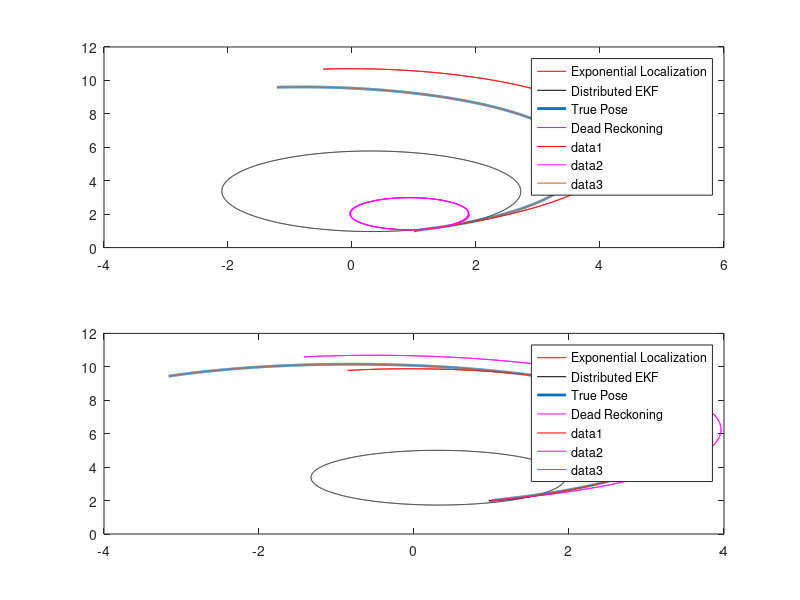
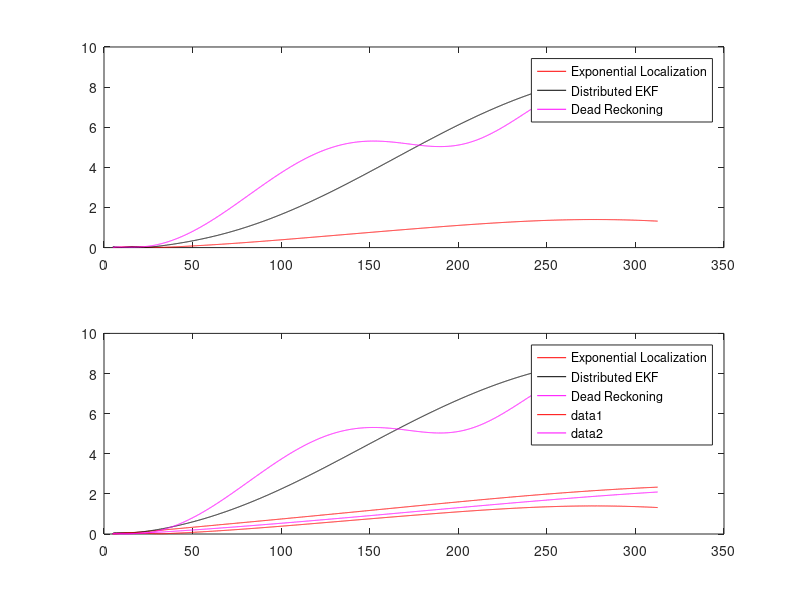

The MATLAB source for these figures, in order:
clear all
close all

expdata1 = load('robot1.txt');
expdata2 = load('robot2.txt');

% time, expLx, expLy,expLtheta, EKF_x, EKF_y, EKF_theta, selfGTx, selfGTy,
% selfGTtheta, DRx, DRy, DRtheta

[row1,col1]=size(expdata1);
[row2,col2]=size(expdata2);

figure(1)
subplot(2,1,1)
title('Robot 1')
plot(expdata1(5:row1,2),expdata1(5:row1,3),'r-') % expL
hold on
plot(expdata1(5:row1,5),expdata1(5:row1,6),'k-')% EKF
plot(expdata1(5:row1,8),expdata1(5:row1,9),'LineWidth',2)% GT
plot(expdata1(5:row1,11),expdata1(5:row1,12),'m')% DR
legend('Exponential Localization','Distributed EKF','True Pose','Dead Reckoning')

subplot(2,1,2)
title('Robot 2')
plot(expdata2(5:row1,2),expdata2(5:row1,3),'r-') % expL
hold on
plot(expdata2(5:row1,5),expdata2(5:row1,6),'k-')% EKF
plot(expdata2(5:row1,8),expdata2(5:row1,9),'LineWidth',2)% GT
plot(expdata2(5:row1,11),expdata2(5:row1,12),'m');%DR
legend('Exponential Localization','Distributed EKF','True Pose','Dead Reckoning')
% plot error (2 norm) of robot 1

error1 = sqrt((expdata1(5:row1,2)-expdata1(5:row1,8)).^2 + (expdata1(5:row1,3)-expdata1(5:row1,9)).^2);

error2 = sqrt((expdata1(5:row1,5)-expdata1(5:row1,8)).^2 + (expdata1(5:row1,6)-expdata1(5:row1,9)).^2);

error3 = sqrt((expdata1(5:row1,11)-expdata1(5:row1,8)).^2 + (expdata1(5:row1,12)-expdata1(5:row1,9)).^2);

error4 = sqrt((expdata2(5:row1,2)-expdata2(5:row1,8)).^2 + (expdata2(5:row1,3)-expdata2(5:row1,9)).^2);

error5 = sqrt((expdata2(5:row1,5)-expdata2(5:row1,8)).^2 + (expdata2(5:row1,6)-expdata2(5:row1,9)).^2);

error6 = sqrt((expdata2(5:row1,11)-expdata2(5:row1,8)).^2 + (expdata2(5:row1,12)-expdata2(5:row1,9)).^2);

figure(2)
subplot(2,1,1)
title('Robot 1 error')
plot(expdata1(5:row1,1),error1,'r') % expLerror
hold on
plot(expdata1(5:row1,1),error2,'k') % EKF error
plot(expdata1(5:row1,1),error3,'m') % DR error
legend('Exponential Localization','Distributed EKF','Dead Reckoning')

subplot(2,1,2)
title('Robot 2 error')
plot(expdata2(5:row1,1),error4,'r') % expLerror
hold on
plot(expdata2(5:row1,1),error5,'k') % EKF error
plot(expdata2(5:row1,1),error6,'m') % DR error
legend('Exponential Localization','Distributed EKF','Dead Reckoning')

%%

% plot dead reckoning vs. with expL
clear all

expdata1 = load('robot1.txt');
expdata2 = load('robot2.txt');

[row1,col1]=size(expdata1);
[row2,col2]=size(expdata2);

figure(1)
subplot(2,1,1)
plot(expdata1(5:row1,2),expdata1(5:row1,3),'r-') % expL
hold on
plot(expdata1(5:row1,11),expdata1(5:row1,12),'m') % DR
plot(expdata1(5:row1,8),expdata1(5:row1,9))% GT

subplot(2,1,2)
plot(expdata2(5:row1,2),expdata2(5:row1,3),'r-')
hold on
plot(expdata2(5:row1,11),expdata2(5:row1,12),'m');
plot(expdata2(5:row1,8),expdata2(5:row1,9))% GT


% plot error (2 norm) of robot1

error1 = sqrt((expdata1(5:row1,2)-expdata1(5:row1,8)).^2 + (expdata1(5:row1,3)-expdata1(5:row1,9)).^2);

error2 = sqrt((expdata1(5:row1,11)-expdata1(5:row1,8)).^2 + (expdata1(5:row1,12)-expdata1(5:row1,9)).^2);

figure(2)
plot(expdata1(5:row1,1),error1,'r') % expLerror
hold on
plot(expdata1(5:row1,1),error2,'m') % DR error


